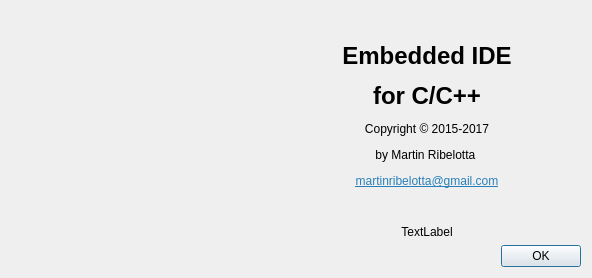
<?xml version="1.0" encoding="UTF-8"?>
<ui version="4.0">
 <class>AboutDialog</class>
 <widget class="QDialog" name="AboutDialog">
  <property name="geometry">
   <rect>
    <x>0</x>
    <y>0</y>
    <width>592</width>
    <height>274</height>
   </rect>
  </property>
  <property name="windowTitle">
   <string>About</string>
  </property>
  <layout class="QHBoxLayout" name="horizontalLayout">
   <item>
    <widget class="QLabel" name="label_2">
     <property name="sizePolicy">
      <sizepolicy hsizetype="Minimum" vsizetype="Minimum">
       <horstretch>0</horstretch>
       <verstretch>0</verstretch>
      </sizepolicy>
     </property>
     <property name="minimumSize">
      <size>
       <width>256</width>
       <height>256</height>
      </size>
     </property>
     <property name="maximumSize">
      <size>
       <width>256</width>
       <height>256</height>
      </size>
     </property>
     <property name="text">
      <string/>
     </property>
     <property name="pixmap">
      <pixmap resource="resources/resources.qrc">:/images/embedded-ide.png</pixmap>
     </property>
    </widget>
   </item>
   <item>
    <layout class="QVBoxLayout" name="verticalLayout">
     <item>
      <widget class="QLabel" name="label">
       <property name="sizePolicy">
        <sizepolicy hsizetype="Preferred" vsizetype="Expanding">
         <horstretch>0</horstretch>
         <verstretch>0</verstretch>
        </sizepolicy>
       </property>
       <property name="text">
        <string>&lt;html&gt;&lt;head/&gt;&lt;body&gt;&lt;p align=&quot;center&quot;&gt;&lt;span style=&quot; font-size:xx-large; font-weight:600;&quot;&gt;Embedded IDE&lt;/span&gt;&lt;/p&gt;&lt;p align=&quot;center&quot;&gt;&lt;span style=&quot; font-size:xx-large; font-weight:600;&quot;&gt;for C/C++&lt;/span&gt;&lt;/p&gt;&lt;p align=&quot;center&quot;&gt;Copyright © 2015-2017&lt;/p&gt;&lt;p align=&quot;center&quot;&gt;by Martin Ribelotta &lt;/p&gt;&lt;p align=&quot;center&quot;&gt;&lt;a href=&quot;martinribelotta@gmail.com&quot;&gt;&lt;span style=&quot; text-decoration: underline; color:#2980b9;&quot;&gt;martinribelotta@gmail.com&lt;/span&gt;&lt;/a&gt;&lt;/p&gt;&lt;/body&gt;&lt;/html&gt;</string>
       </property>
      </widget>
     </item>
     <item>
      <widget class="QLabel" name="label_VerBuildDate">
       <property name="text">
        <string>TextLabel</string>
       </property>
       <property name="alignment">
        <set>Qt::AlignCenter</set>
       </property>
      </widget>
     </item>
     <item>
      <widget class="QDialogButtonBox" name="buttonBox">
       <property name="orientation">
        <enum>Qt::Horizontal</enum>
       </property>
       <property name="standardButtons">
        <set>QDialogButtonBox::Ok</set>
       </property>
       <property name="centerButtons">
        <bool>false</bool>
       </property>
      </widget>
     </item>
    </layout>
   </item>
  </layout>
 </widget>
 <resources>
  <include location="resources/resources.qrc"/>
 </resources>
 <connections>
  <connection>
   <sender>buttonBox</sender>
   <signal>accepted()</signal>
   <receiver>AboutDialog</receiver>
   <slot>accept()</slot>
   <hints>
    <hint type="sourcelabel">
     <x>248</x>
     <y>254</y>
    </hint>
    <hint type="destinationlabel">
     <x>157</x>
     <y>274</y>
    </hint>
   </hints>
  </connection>
  <connection>
   <sender>buttonBox</sender>
   <signal>rejected()</signal>
   <receiver>AboutDialog</receiver>
   <slot>reject()</slot>
   <hints>
    <hint type="sourcelabel">
     <x>316</x>
     <y>260</y>
    </hint>
    <hint type="destinationlabel">
     <x>286</x>
     <y>274</y>
    </hint>
   </hints>
  </connection>
 </connections>
</ui>
